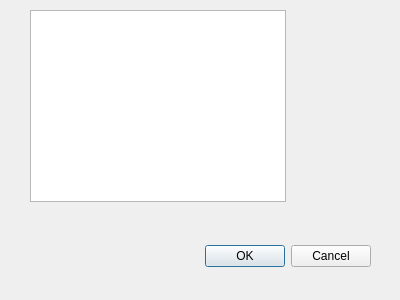
<?xml version="1.0" encoding="UTF-8"?>
<ui version="4.0">
 <class>Dialog</class>
 <widget class="QDialog" name="Dialog">
  <property name="geometry">
   <rect>
    <x>0</x>
    <y>0</y>
    <width>400</width>
    <height>300</height>
   </rect>
  </property>
  <property name="windowTitle">
   <string>Dialog</string>
  </property>
  <widget class="QDialogButtonBox" name="pushButton1">
   <property name="geometry">
    <rect>
     <x>30</x>
     <y>240</y>
     <width>341</width>
     <height>32</height>
    </rect>
   </property>
   <property name="orientation">
    <enum>Qt::Horizontal</enum>
   </property>
   <property name="standardButtons">
    <set>QDialogButtonBox::Cancel|QDialogButtonBox::Ok</set>
   </property>
  </widget>
  <widget class="QListView" name="listView">
   <property name="geometry">
    <rect>
     <x>30</x>
     <y>10</y>
     <width>256</width>
     <height>192</height>
    </rect>
   </property>
  </widget>
 </widget>
 <resources/>
 <connections>
  <connection>
   <sender>pushButton1</sender>
   <signal>accepted()</signal>
   <receiver>Dialog</receiver>
   <slot>accept()</slot>
   <hints>
    <hint type="sourcelabel">
     <x>248</x>
     <y>254</y>
    </hint>
    <hint type="destinationlabel">
     <x>157</x>
     <y>274</y>
    </hint>
   </hints>
  </connection>
  <connection>
   <sender>pushButton1</sender>
   <signal>rejected()</signal>
   <receiver>Dialog</receiver>
   <slot>reject()</slot>
   <hints>
    <hint type="sourcelabel">
     <x>316</x>
     <y>260</y>
    </hint>
    <hint type="destinationlabel">
     <x>286</x>
     <y>274</y>
    </hint>
   </hints>
  </connection>
 </connections>
</ui>
